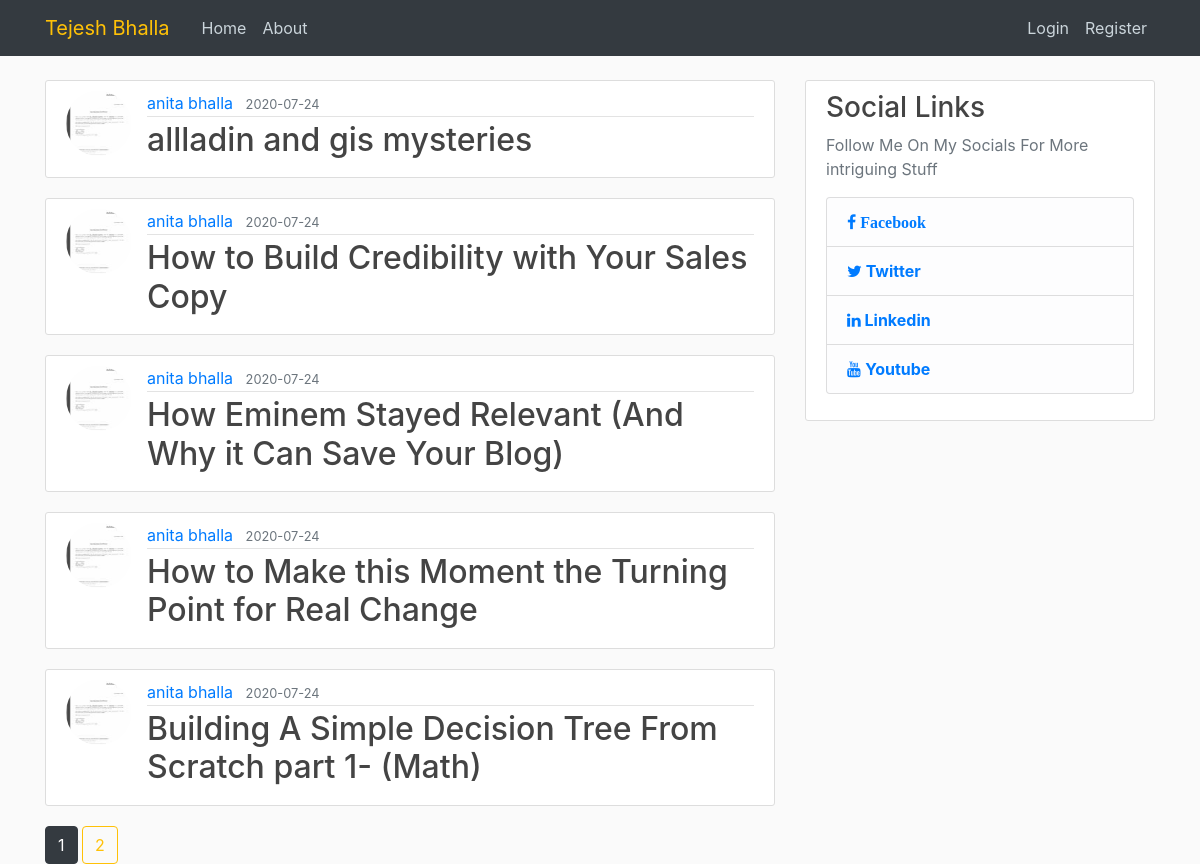
The page / on the database its author committed.
### flask_blog/models.py (models this page shows, shortened)
class POST(db.Model,UserMixin):
	id=db.Column(db.Integer,primary_key=True)
	title=db.Column(db.String(100),nullable=False)
	date_posted=db.Column(db.DateTime,nullable=False,default=datetime.utcnow)
	content=db.Column(db.Text,nullable=False)
	user_id=db.Column(db.Integer,db.ForeignKey('user.id'),nullable=False)

class User(db.Model,UserMixin):
	id=db.Column(db.Integer,primary_key=True)
	username=db.Column(db.String(20),unique=True,nullable=False)
	email=db.Column(db.String(120),unique=True,nullable=False)
	image_file=db.Column(db.String(20),nullable=False,default='default.jpg')
	password=db.Column(db.String(60),nullable=False)
	posts=db.relationship('POST',backref='author',lazy=True)    # lazy means it will return the data in one go

### flask_blog/routes.py (the view)
@app.route('/home')
@app.route('/')
def home():
	page_no=request.args.get('page',1,type=int)
	posts=POST.query.order_by(POST.date_posted.desc()).paginate(per_page=5,page=page_no)
	return render_template('home.html',posts=posts,title='Myblog')

### flask_blog/templates/home.html
{% extends "layout.html" %}
{% block content %}
    {% for post in posts.items %}
        <article class="media content-section">
          <img class="rounded-circle article-img" src="{{ url_for('static', filename='profile_pics/' + post.author.image_file) }}">
          <div class="media-body">
            <div class="article-metadata">
              <a class="mr-2" href="#">{{ post.author.username }}</a>
              <small class="text-muted">{{ post.date_posted.strftime('%Y-%m-%d') }}</small>
            </div>
            <h2><a class="article-title" href="{{ url_for('post', post_id=post.id) }}">{{ post.title }}</a></h2>
        </div>
        </article>
    {% endfor %}
    {% for page_no in posts.iter_pages(left_edge=1,right_edge=1,left_current=1,right_current=2)%}
    {% if page_no %}
      {% if posts.page==page_no%}
      <a class='btn btn-dark'href="{{url_for('home',page=page_no)}}">{{page_no}}</a>
      {% else %}
      <a class='btn btn-outline-warning'href="{{url_for('home',page=page_no)}}">{{page_no}}</a>
      {% endif %}
    {% else %}
    <b>....</b>
    {% endif %}
    {% endfor %}
{% endblock content %}

### flask_blog/templates/layout.html (shortened to what this page needs)
<!DOCTYPE html>
<html>
<head>
    <link rel="stylesheet" href="https://maxcdn.bootstrapcdn.com/bootstrap/4.0.0/css/bootstrap.min.css">
    <link rel="stylesheet" type="text/css" href="{{ url_for('static', filename='main.css') }}">
</head>
<body>
    <header class="site-header">
      <nav class="navbar navbar-expand-md navbar-dark bg-dark fixed-top">
        <div class="container">
          <a class="navbar-brand mr-4 text-warning" href="/"> Tejesh Bhalla</a>
          <div class="collapse navbar-collapse" id="navbarToggle">
            <div class="navbar-nav mr-auto">
              <a class="nav-item nav-link" href="{{url_for('home')}}">Home</a>
              <a class="nav-item nav-link" href="{{url_for('about')}}">About</a>
            </div>
            <div class="navbar-nav">
              {% if current_user.is_authenticated %}
              <a class="nav-item nav-link" href="{{url_for('new_post')}}">Create Post</a>
              <a class="nav-item nav-link" href="{{url_for('logout')}}">Logout</a>
              <a class="nav-item nav-link" href="{{url_for('account')}}">Account</a>
              {% else %}
              <a class="nav-item nav-link" href="{{url_for('login')}}">Login</a>
              <a class="nav-item nav-link" href="{{url_for('register')}}">Register</a>
              {% endif %}
            </div>
          </div>
        </div>
      </nav>
    </header>
    <main role="main" class="container">
      <div class="row">
        <div class="col-md-8">
            {% block content %}{% endblock %}
        </div>
        {% if not is_post %}
        <div class="col-md-4">
          <div class="content-section warning">
            <h3>Social Links</h3>
            <p class='text-muted'>Follow Me On My Socials For More intriguing Stuff
              <ul class="list-group">
                <li class="list-group-item list-group-item-light"><a href="#" class="facebook"><i class="fa fa-facebook"><p class="font-weight-bold" style='display:inline'> Facebook</p></i></a></li>
                <li class="list-group-item list-group-item-light"><a href="#" class="twitter"><i class="fa fa-twitter"></i><span><p style='display:inline' class="font-weight-bold"> Twitter</a></li>
                <li class="list-group-item list-group-item-light"><a href="#" class="linkedin"><i class="fa fa-linkedin"></i><p class="font-weight-bold" style='display:inline'> Linkedin</a></li>
                <li class="list-group-item list-group-item-light"><a href="#" class="youtube"><i class="fa fa-youtube"></i> <p class="font-weight-bold" style='display:inline'> Youtube </a></li>
              </ul>
            </p>
          </div>
        </div>
      </div>
      {% endif %}
    </main>
  <link rel="stylesheet" href="https://cdnjs.cloudflare.com/ajax/libs/font-awesome/4.7.0/css/font-awesome.min.css">
</body>

### flask_blog/static/main.css (style rules this page uses)
body { background: #fafafa; color: #333333; margin-top: 5rem; }
h1, h2, h3, h4, h5, h6 { color: #444444; }
.site-header .navbar-nav .nav-link { color: #cbd5db; }
.content-section { background: #ffffff; padding: 10px 20px; border: 1px solid #dddddd; border-radius: 3px; margin-bottom: 20px; }
.article-title { color: #444444; }
.article-img { height: 65px; width: 65px; margin-right: 16px; }
.article-metadata { padding-bottom: 1px; margin-bottom: 4px; border-bottom: 1px solid #e3e3e3 }

### rows shown on the page
POST: image_file (picture), author.username "anita bhalla", date_posted "2020-07-24", title "allladin and gis mysteries"
POST: image_file (picture), author.username "anita bhalla", date_posted "2020-07-24", title "How to Build Credibility with Your Sales Copy"
POST: image_file (picture), author.username "anita bhalla", date_posted "2020-07-24", title "How Eminem Stayed Relevant (And Why it Can Save Your Blog)"
POST: image_file (picture), author.username "anita bhalla", date_posted "2020-07-24", title "How to Make this Moment the Turning Point for Real Change"
POST: image_file (picture), author.username "anita bhalla", date_posted "2020-07-24", title "Building A Simple Decision Tree From Scratch part 1- (Math)"

### other values the page prints
{{ page_no }} "1"
{{ page_no }} "2"
